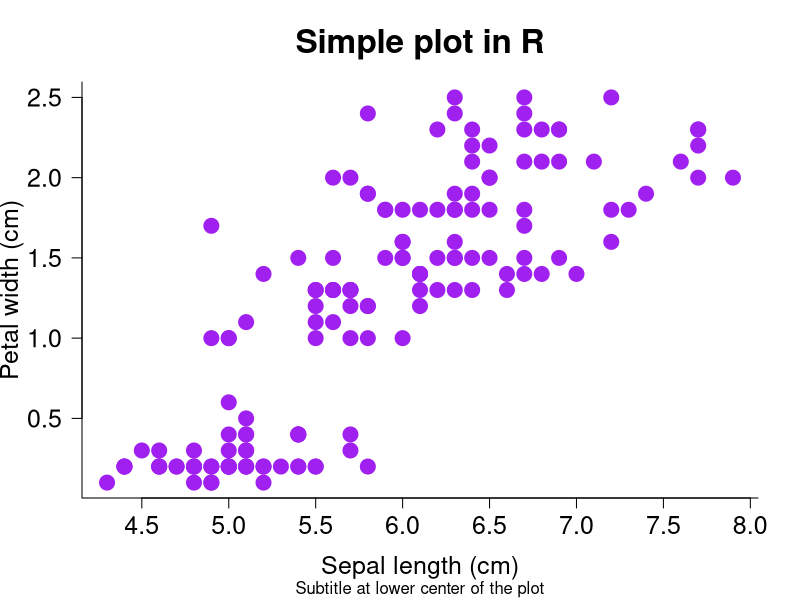
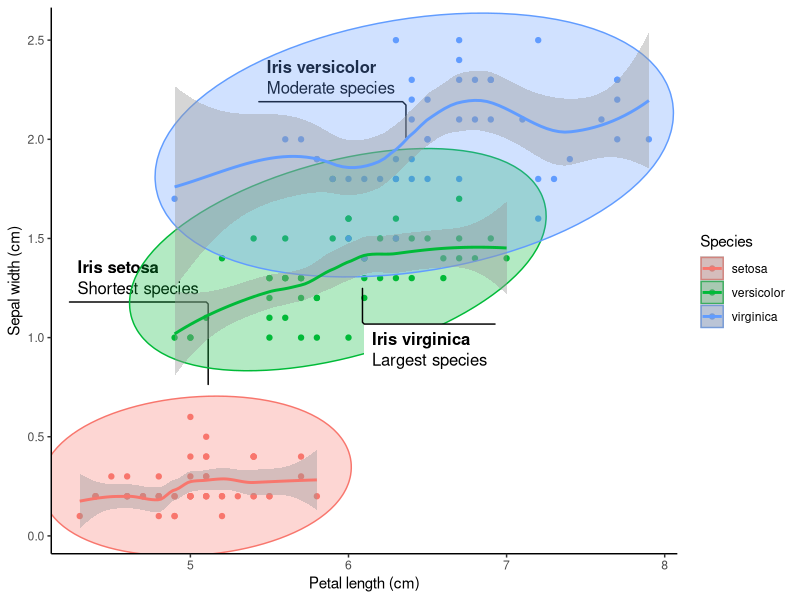
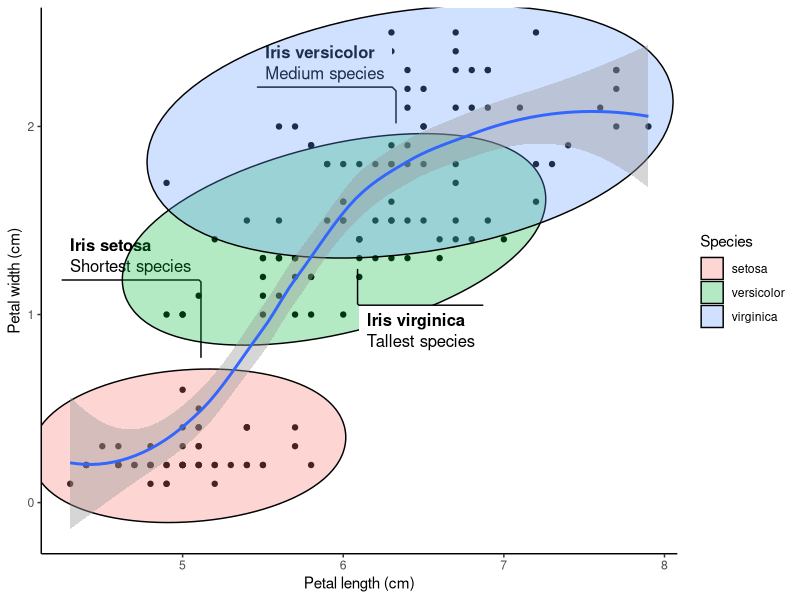
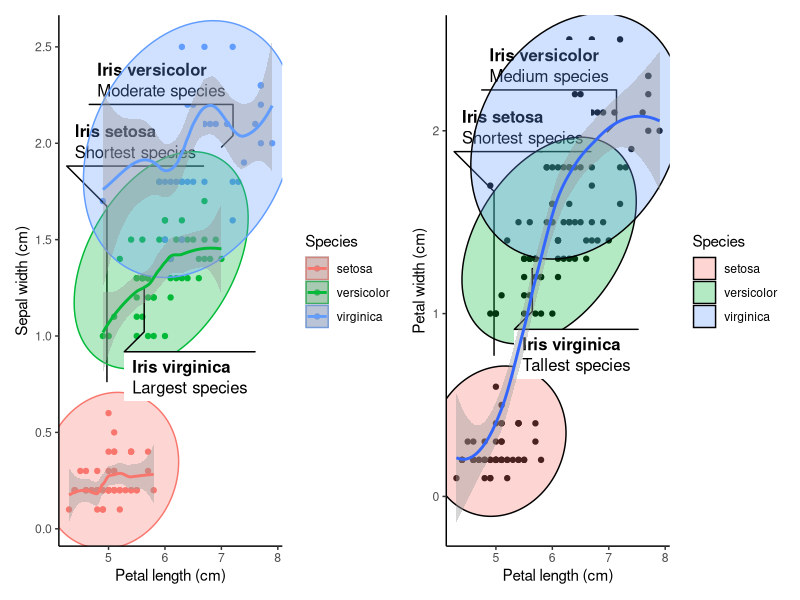
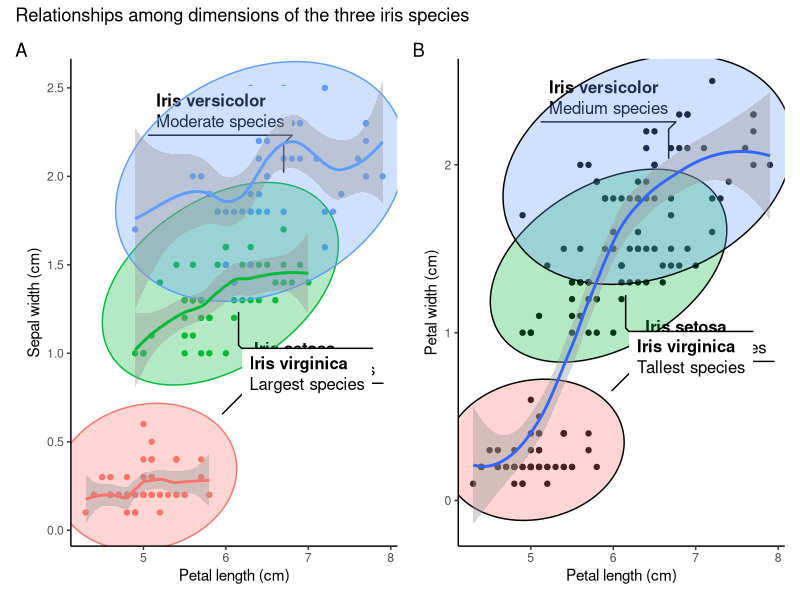
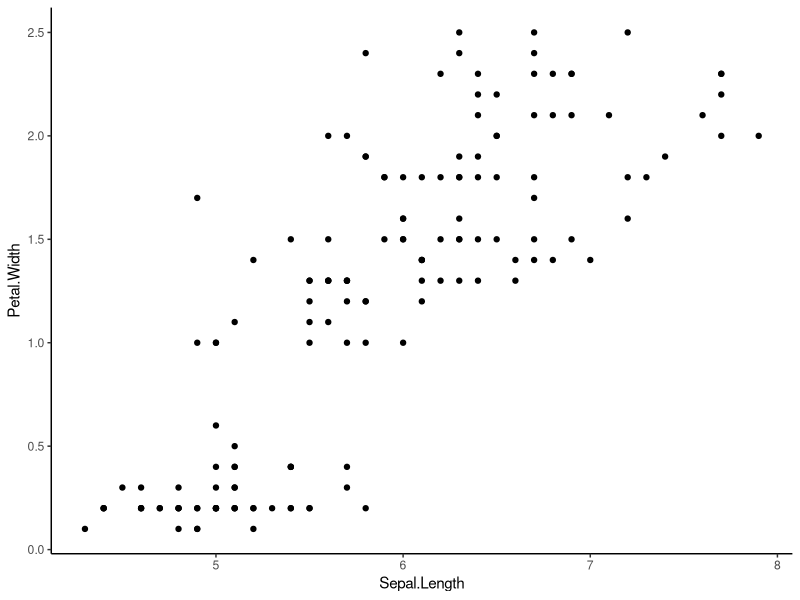
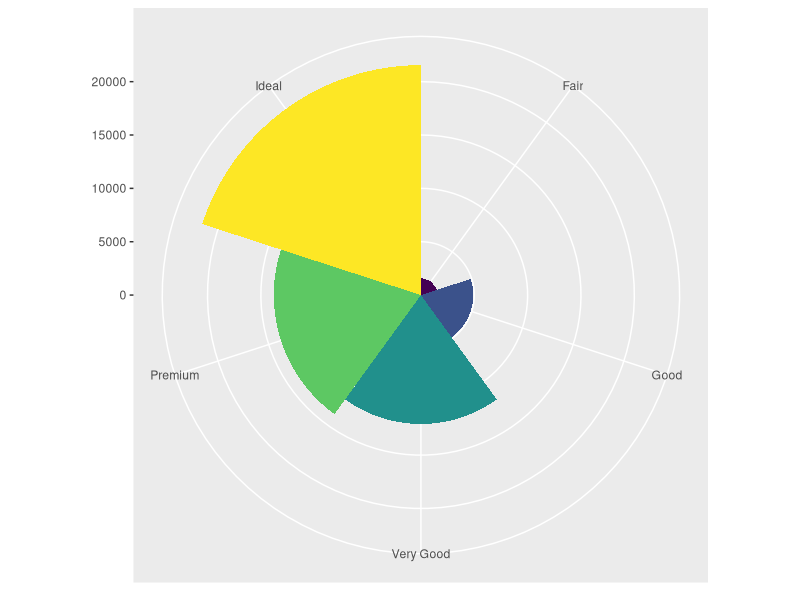
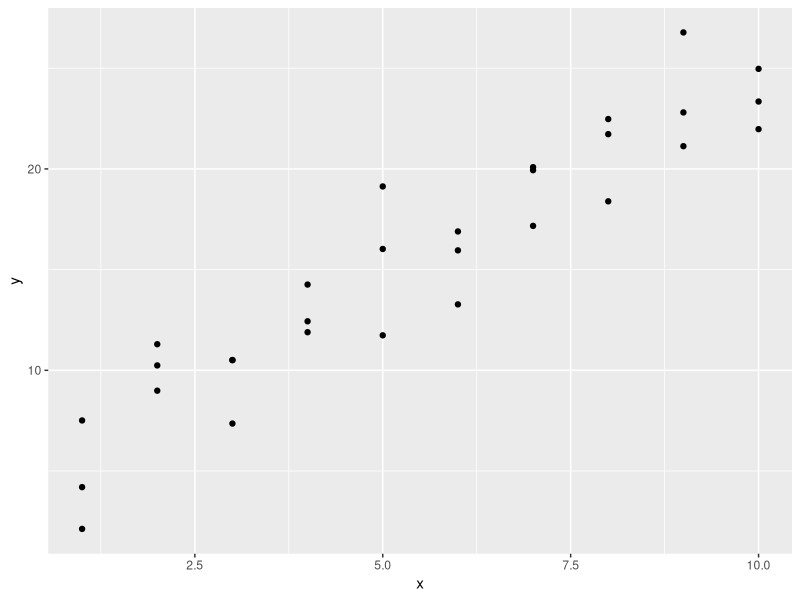

The R source for these figures, in order:
###############################
# Wyclife Agumba Oluoch       #
# wyclifeoluoch@gmail.com     #
# https://github.com/Wycology #
# Task: Playing with iris data#
# Created: 30th Dec 2020      #
# Edited: 28th Jan 2021       #
###############################

# IRIS PLOT ----

# Loading necessary packages.

library(modelr)
library(patchwork)
library(ggforce)
library(ggplot2)
library(tidyverse)

str(iris) # Checking the data structure. We can already see relatively higher 
# values for sepal length variable.
mysubtitle <- 'Is that possible'
plot(iris$Sepal.Length, iris$Petal.Width, # Variables to use on the plot
     col = 'purple', # Color for the plot points
     main = 'Simple plot in R', # Title of the plot
     sub = 'Subtitle at lower center of the plot',
     cex = 2, # Double size of the points on the plot
     pch = 19, # Picks the 19th character in terms of shape of points plotted
     bty = 'l', # Box type. Other options are 'o', 'n', 'l', '7', 'c', 'u', ']'
     xlab = 'Sepal length (cm)', # Labels x axis
     ylab = 'Petal width (cm)', # Labels y axis
     las = 1, # Making y axis labels to stand upright
     cex.main = 2, # Doubles text size on title
     cex.lab = 1.5, # Increases labels text size by 50%
     cex.axis = 1.5)

# Creating cool plot of the iris data using ggplot2 package.

separate_smooth <- ggplot(data = iris,    # Specifying the data to be plotted.
       mapping = aes(x = Sepal.Length,    # Stating the axes data.
                     y = Petal.Width,
                     color = Species)) +  # Ensuring points are colored by spp.
  geom_point() +                          # Deciding the plotting geometry.
  labs(x = "Petal length (cm)",           # Specifying the axes labels.
       y = "Sepal width (cm)") +
  geom_mark_ellipse(aes(fill = Species,   # Adding ellipses for the spps.
                        filter = Species == "setosa",
                        label = "Iris setosa",
                        description = "Shortest species")) +
  geom_mark_ellipse(aes(fill = Species,
                        filter = Species == "versicolor",
                        label = "Iris versicolor",
                        description = "Moderate species")) +
  geom_mark_ellipse(aes(fill = Species,
                        filter = Species == "virginica",
                        label = "Iris virginica",
                        description = "Largest species")) +
  theme_classic() +                      # Having publication ready background.
  geom_smooth() # Adding smooth line around 95% level on the plot.

separate_smooth # Generates the plot output of the dataset 

# In the above plot, having color within the aes() breakes the data into 
# species-wise groups. Meaning each species group will be smoothed separately.

uniform_smooth <- ggplot(data = iris,
                         mapping = aes(x = Sepal.Length,
                                       y = Petal.Width)) + # Note no color here.
  geom_point() +
  labs(x = "Petal length (cm)",
       y = "Petal width (cm)") +
  geom_mark_ellipse(aes(fill = Species,
                        filter = Species == "setosa",
                        label = "Iris setosa",
                        description = "Shortest species")) +
  geom_mark_ellipse(aes(fill = Species,
                        filter = Species == "versicolor",
                        label = "Iris versicolor",
                        description = "Medium species")) +
  geom_mark_ellipse(aes(fill = Species,
                        filter = Species == "virginica",
                        label = "Iris virginica",
                        description = "Tallest species")) +
  theme_classic() +
  geom_smooth()

uniform_smooth # This is looking cool!

# Avoiding the color parameter in the aes() ensures all species are considered
# together in the subsequent layers arguments. No grouping by species.

# Patchwork package allows for addition of two plots by their object names.
# The addition is so simple, just relying on the plus (+) operator.

combined_plots <- separate_smooth + uniform_smooth # Adding plots.

combined_plots # Even cooler than I thought!
# Now I want to give the plots title and tags or labels to identify them

combined_plots_labeled <- combined_plots +
  plot_annotation(
    title = "Relationships among dimensions of the three iris species", # Title of both plots.
    tag_levels = "A" # Indicates that the plots will be labelled A, B, C etc.
  ) # This makes the first plot to be A and the next to be B. Checking on 
# documentation will help know more arguments in this function.

# Now I want to remove the legends since the species labels are visible

combined_plots_labeled_no_legend <- combined_plots_labeled &
  theme(legend.position = "none") # Removes legends from the plots. I do not 
# need the legends since the species are labeled in the plots.

combined_plots_labeled_no_legend # This will print out the final product.

# Showing that in ggplot2 we can use & instead of plus (+)
attach(iris)

ggplot(data = iris, mapping = aes(x = Sepal.Length, y = Petal.Width)) +
  geom_point() +
  theme_classic()
head(iris)

# I think it has taken me a long time to know this.
# I used ggplot2:: so that I can be sure that the & is supported by ggplot2 and 
# not any other loaded packages such ggforce and patchwork.

ggplot(data = diamonds) + # Feeding in the diamonds data for the plot.
  geom_bar(mapping = aes(x = cut, fill = cut), show.legend = FALSE, width = 1) +
  theme(aspect.ratio = 1) +
  labs(x = NULL, y = NULL) +
  coord_polar() # coord_flip() can also work well with the data depending on need.
  
# Cool/crazy plot with modelr package.

library(modelr)
options(na.action = na.warn)

ggplot(data = sim1, mapping = aes(x = x, y = y)) +
  geom_point() # There is some visible correlation between the variables

models <- tibble( # Creating some random tibble dataset for plotting.
  a1 = runif(250, -20, 40), # Generates 250 random numbers between -20 and 40
  a2 = runif(250, -5, 5) # Generates 250 random numbers between -5 and 5
)

ggplot(data = sim1, mapping = aes(x = x, y =y)) +
  geom_abline(mapping = aes(intercept = a1, slope = a2),
              data = models, alpha = 1/4) +
  geom_point(col = 'purple', pch = 18, size = 5) +
  labs(x = 'The x-axis', y = 'The y-axis', title = 'Crazy model in deed') +
  theme_classic()
